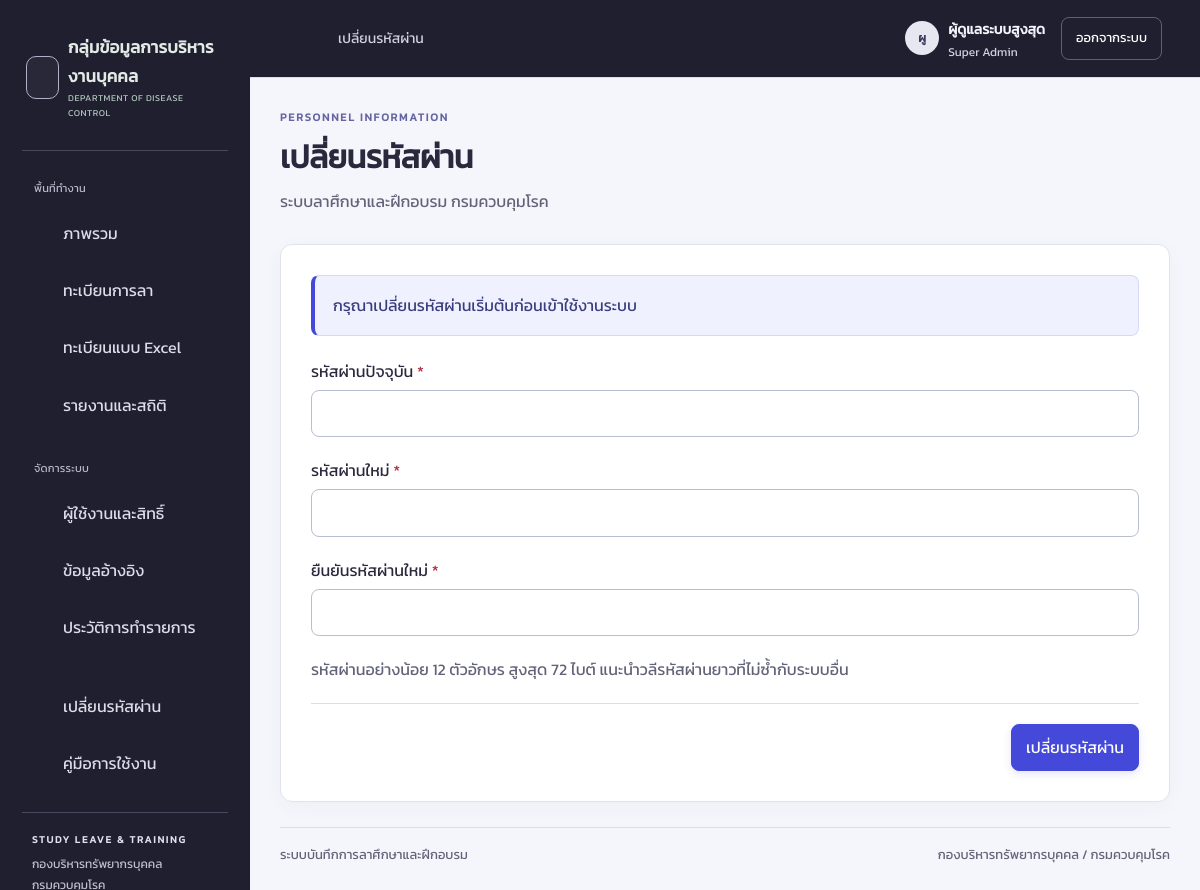
Screenshot of /index.php?page=password (signed in) with the database file from the repository.
### tables this page shows
CREATE TABLE users (
 id BIGINT UNSIGNED AUTO_INCREMENT PRIMARY KEY,
 username VARCHAR(80) NOT NULL UNIQUE,
 name VARCHAR(200) NOT NULL,
 position VARCHAR(200) NOT NULL,
 phone VARCHAR(30) NOT NULL,
 password_hash VARCHAR(255) NOT NULL,
 role ENUM('superAdmin','admin','officer') NOT NULL DEFAULT 'officer',
 state ENUM('pending','approved','rejected','disabled') NOT NULL DEFAULT 'pending',
 must_change_password TINYINT(1) NOT NULL DEFAULT 0,
 session_version INT UNSIGNED NOT NULL DEFAULT 1,
 approved_by BIGINT UNSIGNED NULL,
 approved_at DATETIME NULL,
 created_by BIGINT UNSIGNED NULL,
 updated_by BIGINT UNSIGNED NULL,
 created_at DATETIME NOT NULL DEFAULT CURRENT_TIMESTAMP,
 updated_at DATETIME NOT NULL DEFAULT CURRENT_TIMESTAMP,
 FOREIGN KEY(created_by) REFERENCES users(id),
 FOREIGN KEY(updated_by) REFERENCES users(id),
 FOREIGN KEY(approved_by) REFERENCES users(id),
 INDEX ix_users_state(state,id)
);

### index.php (called while the page is built, shortened)
<?php
try {
    require __DIR__ . "/app/bootstrap.php";
    require __DIR__ . "/app/auth.php";
    require __DIR__ . "/app/records.php";
    require __DIR__ . "/app/view_helpers.php";
    $user = current_user();
    $page = is_string($_GET["page"] ?? null)
        ? $_GET["page"]
        : ($user
            ? "registry"
            : "login");
    require __DIR__ . "/app/views/layout.php";
} catch (ValidationException $e) {
    if (ob_get_level()) {
        ob_end_clean();
    }
    if (http_response_code() === 200) {
        http_response_code(422);
    }
    echo '<!doctype html><html lang="th"><meta charset="utf-8"><title>ไม่สามารถเปิดรายการ</title><p>' .
        htmlspecialchars($e->getMessage(), ENT_QUOTES, "UTF-8") .
        '</p><a href="index.php">กลับหน้าหลัก</a></html>';
} catch (Throwable $e) {
    if (ob_get_level()) {
        ob_end_clean();
    }
    error_log("Application failure: " . get_class($e) . " code " . $e->getCode());
    http_response_code(503);
    echo '<!doctype html><html lang="th"><meta charset="utf-8"><title>ระบบยังไม่พร' .
        "้อม</title><p>ระบบไม่สามารถทำรายการได้ในขณะนี้ กรุณาติดต่อผู้ดูแลเพื่อตร" .
        'วจการติดตั้งหรือฐานข้อมูล</p><a href="index.php">ลองใหม่</a></html>';
}

### app/bootstrap.php (called while the page is built, shortened)
<?php
$configFile = __DIR__ . "/../config/local.php";
$config = require $configFile;
function db(): PDO
{
    static $pdo;
    if (!$pdo) {
        global $config;
        $d = $config["db"];
        $pdo = new PDO(
            "mysql:host={$d["host"]};port={$d["port"]};dbname={$d["name"]};charset=utf8mb4",
            $d["user"],
            $d["password"],
            [
                PDO::ATTR_ERRMODE => PDO::ERRMODE_EXCEPTION,
                PDO::ATTR_DEFAULT_FETCH_MODE => PDO::FETCH_ASSOC,
                PDO::ATTR_EMULATE_PREPARES => false,
                PDO::ATTR_STRINGIFY_FETCHES => false,
            ],
        );
        $pdo->exec("SET NAMES utf8mb4 COLLATE utf8mb4_general_ci");
        $pdo->exec("SET time_zone = '+07:00'");
    }
    return $pdo;
}
function query(string $sql, array $params = []): PDOStatement
{
    $q = db()->prepare($sql);
    $q->execute($params);
    return $q;
}
function row(string $sql, array $params = []): ?array
{
    return query($sql, $params)->fetch() ?: null;
}
function h(mixed $value): string
{
    return htmlspecialchars(
        (string) ($value ?? ""),
        ENT_QUOTES | ENT_SUBSTITUTE,
        "UTF-8",
    );
}
function url(string $page = "registry", array $params = []): string
{
    return "index.php?" . http_build_query(["page" => $page] + $params);
}
function is_admin(): bool
{
    return in_array($GLOBALS["user"]["role"] ?? "", ["admin", "superAdmin"], true);
}
function session_expired(array $session, int $now): bool
{
    global $config;
    $idleSeconds = $now - ($session["last_seen"] ?? 0);
    $totalSeconds = $now - ($session["login_at"] ?? 0);
    $idleExpired = $idleSeconds > $config["session_idle_seconds"];
    $totalExpired = $totalSeconds > $config["session_max_seconds"];
    return $idleExpired || $totalExpired;
}
function current_user(): ?array
{
    $u = row("SELECT * FROM users WHERE id=?", [(int) $_SESSION["user_id"]]);
    return $u;
}

### config/local.php (called while the page is built)
<?php
return [
    "db" => [
        "host" => "127.0.0.1",
        "port" => 3306,
        "name" => "study_leave",
        "user" => "root",
        "password" => "",
    ],
    "base_url" => "http://localhost/study%20leave",
    "secure_cookies" => false,
    "session_idle_seconds" => 3 * 60 * 60,
    "session_max_seconds" => 8 * 60 * 60,
];

### app/icons.php (called while the page is built, shortened)
<?php
return [
    "book-open" =>
        '<path d="M12 7v14m0-14C9 4 5 4 2 5v15c4-1 7-1 10 1 3-2 6-2 10-1V5c-3-1-7-1-10 2Z"/>',
    "layout-dashboard" =>
        '<rect x="3" y="3" width="7" height="9" rx="1"/><rect x="14" y="3" width=' .
        '"7" height="5" rx="1"/><rect x="14" y="12" width="7" height="9" rx="1"/>' .
        '<rect x="3" y="16" width="7" height="5" rx="1"/>',
    "files" => '<path d="M6 3H3v18h13v-3M8 2h9l4 4v11H8V2Zm9 0v5h4"/>',
    "chart-no-axes-combined" => '<path d="M3 3v18h18M7 14l4-5 4 3 6-8M17 4h4v4"/>',
    "users" =>
        '<path d="M16 21v-2a4 4 0 0 0-4-4H6a4 4 0 0 0-4 4v2m20 0v-2a4 4 0 0 0-3-3' .
        '.87M16 3.13a4 4 0 0 1 0 7.75"/><circle cx="9" cy="7" r="4"/>',
    "sliders-horizontal" =>
        '<path d="M21 4h-7M10 4H3m18 8H10m-4 0H3m18 8h-3m-4 0H3M14 2v4M6 10v4m12 6v-2m0 4v-2"/>',
    "history" => '<path d="M3 12a9 9 0 1 0 2.4-6M3 3v6h6m3-2v5l3 2"/>',
    "circle-help" =>
        '<circle cx="12" cy="12" r="10"/><path d="M9.1 9a3 3 0 0 1 5.8 1c0 2-3 3-3 3m.1 4h.01"/>',
    "search" => '<circle cx="11" cy="11" r="8"/><path d="m21 21-4.3-4.3"/>',
    "plus" => '<path d="M12 5v14M5 12h14"/>',
    "arrow-up-right" => '<path d="M7 17 17 7M7 7h10v10"/>',
    "arrow-right" => '<path d="M5 12h14m-6-6 6 6-6 6"/>',
    "download" => '<path d="M21 15v6H3v-6m9-12v12m-5-5 5 5 5-5"/>',
    "calendar-days" =>
        '<rect x="3" y="5" width="18" height="16" rx="2"/><path d="M16 3v4M8 3v4M' .
        '3 11h18m-13 5h.01M12 16h.01M16 16h.01"/>',
    "check" => '<path d="m20 6-11 11-5-5"/>',
    "clock" => '<circle cx="12" cy="12" r="10"/><path d="M12 6v6l4 2"/>',
    "graduation-cap" =>
        '<path d="m2 10 10-5 10 5-10 5-10-5Zm4 2v5c4 3 8 3 12 0v-5m4-2v7"/>',
    "shield-check" =>
        '<path d="M12 22s8-4 8-11V5l-8-3-8 3v6c0 7 8 11 8 11Z"/><path d="m9 12 2 2 4-4"/>',
    "menu" => '<path d="M4 6h16M4 12h16M4 18h16"/>',
    "x" => '<path d="m18 6-12 12M6 6l12 12"/>',
    "chevron-left" => '<path d="m15 18-6-6 6-6"/>',
    "chevron-right" => '<path d="m9 18 6-6-6-6"/>',
    "file-text" => '<path d="M14 2H4v20h16V8l-6-6Zm0 0v6h6M8 13h8M8 17h6"/>',
    "pencil" => '<path d="m16 3 5 5L8 21H3v-5L16 3Zm-2 2 5 5"/>',
    "log-in" => '<path d="M15 3h6v18h-6M3 12h12m-4-4 4 4-4 4"/>',
];

### app/views/layout.php (the view, shortened to what this page needs)
<?php defined("APP_ENTRY") || exit();
$titles = [
    "registry" => "ทะเบียนการลา",
    "ledger" => "ทะเบียนแบบ Excel",
    "overview" => "ภาพรวม",
    "reports" => "รายงานและสถิติ",
    "users" => "ผู้ใช้งานและสิทธิ์",
    "settings" => "ข้อมูลอ้างอิง",
    "audit" => "ประวัติการทำรายการ",
    "help" => "คู่มือการใช้งาน",
    "case_form" => "บันทึกแฟ้ม",
    "detail" => "แฟ้มประวัติ",
    "period_form" => "บันทึกช่วงการลา",
    "return_form" => "รายงานตัวกลับ",
    "cancel_form" => "ยกเลิกเรื่อง",
    "password" => "เปลี่ยนรหัสผ่าน",
    "login" => "เข้าสู่ระบบ",
    "register" => "ลงทะเบียน",
    "forgot" => "ลืมรหัสผ่าน",
    "reset" => "ตั้งรหัสผ่านใหม่",
];
$title = $titles[$page] ?? "ระบบลาศึกษาและฝึกอบรม";
$workspaceLinks = [
    "overview" => "layout-dashboard",
    "registry" => "files",
    "ledger" => "file-text",
    "reports" => "chart-no-axes-combined",
];
$adminLinks = [
    "users" => "users",
    "settings" => "sliders-horizontal",
    "audit" => "history",
];
?>
<!doctype html>
<html lang="th">
<head>
    <link rel="stylesheet" href="assets/app.css">
    <link rel="stylesheet" href="assets/server.css?v=2">
    <link rel="stylesheet" href="assets/ui.css?v=2">
    <link rel="stylesheet" href="assets/select-search.css?v=1">
</head>
<body>
<?php if ($user): ?>
    <div class="shell">
        <aside class="sidebar" id="sidebar" aria-label="เมนูหลัก">
            <div class="brand">
                <div class="brand-mark"><?= icon("book-open") ?></div>
                <div>
                    <strong>กลุ่มข้อมูลการบริหารงานบุคคล</strong>
                    <small>DEPARTMENT OF DISEASE CONTROL</small>
                </div>
            </div>
            <div class="nav-label">พื้นที่ทำงาน</div>
            <nav class="nav">
                <?php foreach ($workspaceLinks as $key => $glyph): ?>
                    <a href="<?= h(url($key)) ?>"
                       <?= $page === $key ? 'class="active" aria-current="page"' : "" ?>>
                        <?= icon($glyph) . h($titles[$key]) ?>
                    </a>
                <?php endforeach; ?>
            </nav>
            <?php if (is_admin()): ?>
                <div class="nav-label">จัดการระบบ</div>
                <nav class="nav">
                    <?php foreach ($adminLinks as $key => $glyph): ?>
                        <a href="<?= h(url($key)) ?>"
                           <?= $page === $key ? 'class="active" aria-current="page"' : "" ?>>
                            <?= icon($glyph) . h($titles[$key]) ?>
                        </a>
                    <?php endforeach; ?>
                </nav>
            <?php endif; ?>
            <div class="sidebar-bottom">
                <nav class="nav">
                    <a href="<?= h(url("password")) ?>">
                        <?= icon("shield-check") ?>เปลี่ยนรหัสผ่าน
                    </a>
                    <a href="<?= h(url("help")) ?>">
                        <?= icon("circle-help") ?>คู่มือการใช้งาน
                    </a>
                </nav>
                <div class="edition">
                    <b>STUDY LEAVE & TRAINING</b>
                    กองบริหารทรัพยากรบุคคล<br>กรมควบคุมโรค
                </div>
            </div>
        </aside>
        <div class="workspace">
            <header class="topbar">
                <button type="button"
                        class="icon-button menu-toggle"
                        id="menuButton"
                        aria-label="ซ่อนหรือแสดงเมนู"
                        aria-controls="sidebar"
                        aria-expanded="true">
                    <?= icon("menu") ?>
                </button>
                <div class="breadcrumb"><?= h($title) ?></div>
                <div class="top-actions">
                    <div class="account">
                        <span class="avatar"><?= h(mb_substr($user["name"], 0, 2)) ?></span>
                        <div class="account-copy">
                            <strong><?= h($user["name"]) ?></strong>
                            <small><?= h(ROLE_LABELS[$user["role"]]) ?></small>
                        </div>
                    </div>
                    <form method="post" action="index.php">
                        <button class="logout" type="submit">ออกจากระบบ</button>
                    </form>
                </div>
            </header>
            <main class="main" id="main">
<?php endif; ?>
<footer class="footnote">
    <span>ระบบบันทึกการลาศึกษาและฝึกอบรม</span>
    <span>กองบริหารทรัพยากรบุคคล / กรมควบคุมโรค</span>
</footer>
</main>
<?php if ($user): ?>
        </div>
    </div>
<?php endif; ?>
</body>
</html>

### rows the page displays
users: name "ผู", name "ผู้ดูแลระบบสูงสุด", role "Super Admin"

### other values shown
$titles[$key] "ภาพรวม"
$titles[$key] "ทะเบียนการลา"
$titles[$key] "ทะเบียนแบบ Excel"
$titles[$key] "รายงานและสถิติ"
$titles[$key] "ผู้ใช้งานและสิทธิ์"
$titles[$key] "ข้อมูลอ้างอิง"
$titles[$key] "ประวัติการทำรายการ"
$title "เปลี่ยนรหัสผ่าน"
$description "ระบบลาศึกษาและฝึกอบรม กรมควบคุมโรค"
$label "รหัสผ่านใหม่ ยืนยันรหัสผ่านใหม่"
$titles[$page] "เปลี่ยนรหัสผ่าน"
